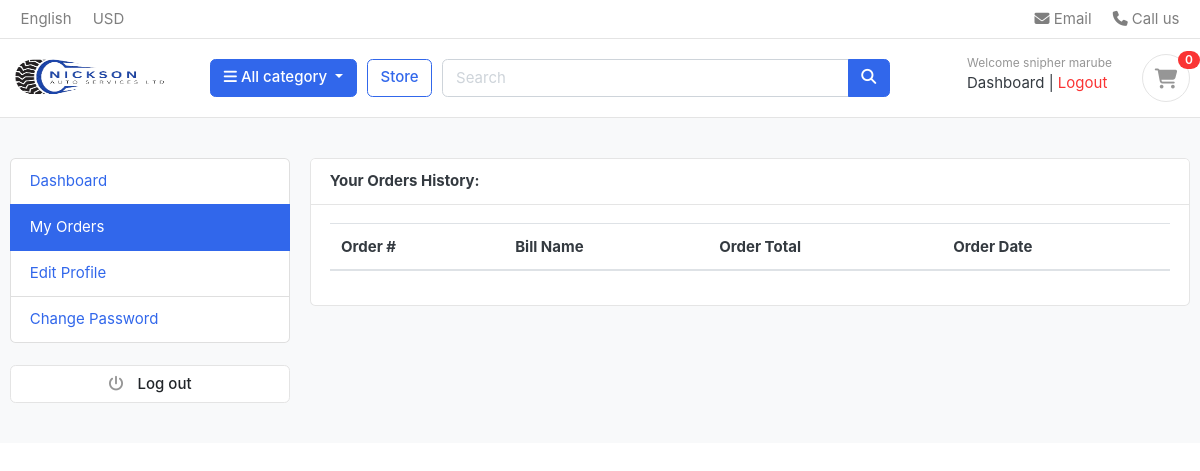
Page /accounts/my_orders/ (signed in) on the earlier database version.
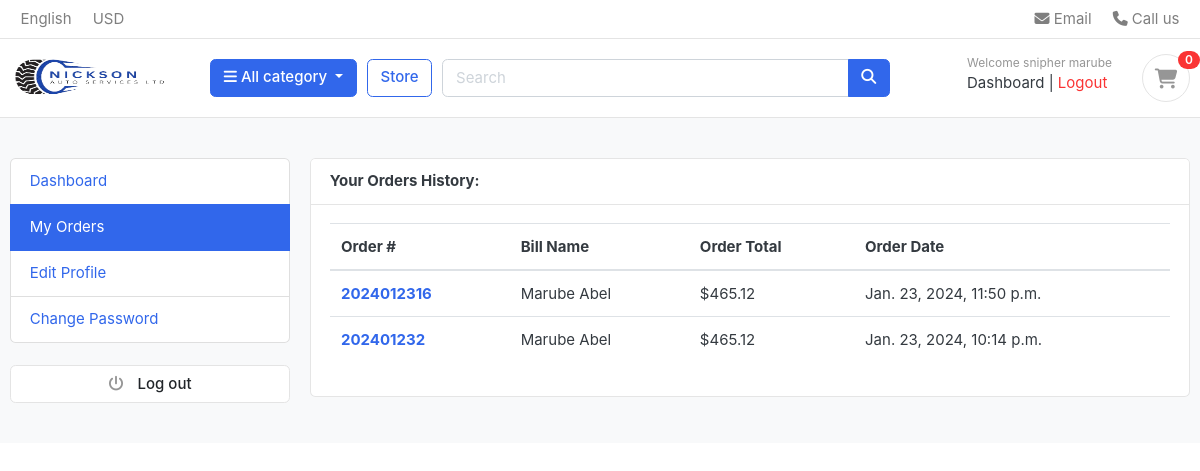
Same page on the later database version.
### accounts/models.py (models this page shows, shortened)
class Account(AbstractUser):
    first_name = models.CharField(max_length=255)
    last_name = models.CharField(max_length=255)
    username = models.CharField(max_length=255, unique=True) # unique=True means that no two users can have the same username
    email = models.EmailField(unique=True) # unique=True means that no two users can have the same email address
    phone_number = models.CharField(max_length=15)
    is_vendor = models.BooleanField(default=False)
    USERNAME_FIELD = 'email' # username field
    REQUIRED_FIELDS = ['username', 'first_name', 'last_name'] # required when user is created

### orders/models.py (models this page shows, shortened)
class Order(models.Model):
    STATUS = (
        ('New', 'New'),
        ('Accepted', 'Accepted'),
        ('Completed', 'Completed'),
        ('Cancelled', 'Cancelled'),
    )
    user = models.ForeignKey(Account, on_delete=models.SET_NULL, null=True)
    payment = models.ForeignKey(Payment, on_delete=models.SET_NULL, blank=True, null=True)
    order_number = models.CharField(max_length=20)
    first_name = models.CharField(max_length=50)
    last_name = models.CharField(max_length=50)
    phone = models.CharField(max_length=20)
    email = models.EmailField(max_length=50)
    address_line_1 = models.CharField(max_length=50)
    address_line_2 = models.CharField(max_length=50, blank=True)
    county = models.CharField(max_length=50, blank=True)
    state = models.CharField(max_length=50, blank=True)
    city = models.CharField(max_length=50, blank=True)
    order_note = models.CharField(max_length=100, blank=True)
    order_total = models.FloatField()
    tax = models.FloatField()
    status = models.CharField(max_length=20, choices=STATUS, default='New')
    ip = models.CharField(max_length=20, blank=True)
    is_ordered = models.BooleanField(default=False)
    created_at = models.DateTimeField(auto_now_add=True)
    updated_at = models.DateTimeField(auto_now=True)
    def full_name(self):
        return f'{self.first_name} {self.last_name}'

### accounts/views.py (the view)
# urls.py: path('my_orders/', views.my_orders, name='my_orders'),
@login_required(login_url='login')
def my_orders(request):
    orders = Order.objects.filter(user=request.user, is_ordered=True).order_by('-created_at')
    context = {
        'orders': orders,
    }
    return render(request, 'accounts/my_orders.html', context)

### carts/context_processors.py (called while the page is built)
def counter(request):
    item_count = 0
    if 'admin' in request.path:
        return {}
    else:
        try:
            cart = Cart.objects.filter(cart_id=_cart_id(request)) # get the cart using the cart_id present in the session
            if request.user.is_authenticated:
                cart_items = CartItem.objects.all().filter(user=request.user)
            else:
                cart_items = CartItem.objects.all().filter(cart=cart[:1]) # get all the cart items using the cart
            for cart_item in cart_items:
                item_count += cart_item.quantity
        except Cart.DoesNotExist:
            item_count = 0
    return dict(item_count=item_count)

### carts/views.py (called while the page is built)
def _cart_id(request):
    cart = request.session.session_key
    if not cart:
        cart = request.session.create()
    return cart

### category/context_processors.py (called while the page is built)
def menu_links(request):
    links = Category.objects.all()
    return dict(links=links)

### category/models.py (called while the page is built)
    def get_url(self):
        return reverse('products_by_category', args=[self.slug])

### templates/accounts/my_orders.html (shortened to what this page needs)
{% extends 'base.html' %}
{% load static %}
{% block content %}
<section class="section-conten padding-y bg">
  <div class="container">
    <div class="row">
      {% include 'includes/dashboard_sidebar.html' %}
      <main class="col-md-9">
        <article class="card">
          <header class="card-header">
            <strong class="d-inline-block mr-3">Your Orders History:</strong>
          </header>
          <div class="card-body">
            <div class="row">
              <div class="col-md-12">
                <table class="table table-hover">
                    <thead>
                      <tr>
                        <th scope="col">Order #</th>
                        <th scope="col">Bill Name</th>
                        <th scope="col">Order Total</th>
                        <th scope="col">Order Date</th>
                      </tr>
                    </thead>
                    <tbody>
                        {% for order in orders %}
                      <tr>
                        <th scope="row"> <a href="{% url 'order_detail' order.order_number %}"> {{order.order_number}} </a></th>
                        <td> {{order.full_name}} </td>
                        <td> ${{order.order_total}} </td>
                        <td> {{order.created_at}} </td>
                      </tr>
                      {% endfor %}
                    </tbody>
                  </table>
              </div>
            </div>
          </div>
        </article>
      </main>
    </div>
  </div>
</section>
{% endblock %}

### templates/base.html (shortened to what this page needs)
{% load static %}
<!DOCTYPE html>
<html>
  <head>
    <link
      href="{% static 'css/bootstrap.css' %}"
      rel="stylesheet"
      type="text/css"
    />
    <link
      href="{% static 'fonts/fontawesome/css/all.min.css' %}"
      type="text/css"
      rel="stylesheet"
    />
    <link href="{% static 'css/ui.css' %}" rel="stylesheet" type="text/css" />
    <link
      href="{% static 'css/custom.css' %}"
      rel="stylesheet"
      type="text/css"
    />
    <link
      href="{% static 'css/responsive.css' %}"
      rel="stylesheet"
      media="only screen and (max-width: 1200px)"
    />
  </head>
  <body>
    {% include 'includes/navbar.html' %} {% block content %}{% endblock %}
  </body>
</html>

### templates/includes/navbar.html (shortened to what this page needs)
{% load static %}
<header class="section-header">
  <nav class="navbar p-md-0 navbar-expand-sm navbar-light border-bottom">
    <div class="container">
      <div class="collapse navbar-collapse" id="navbarTop4">
        <ul class="navbar-nav mr-auto">
          <li class="nav-item dropdown">
            <a href="#" class="nav-link"> English </a>
          </li>
          <li class="nav-item dropdown">
            <a href="#" class="nav-link"> USD </a>
          </li>
        </ul>
        <ul class="navbar-nav">
          <li>
            <a href="#" class="nav-link">
              <i class="fa fa-envelope"></i> Email
            </a>
          </li>
          <li>
            <a href="#" class="nav-link">
              <i class="fa fa-phone"></i> Call us
            </a>
          </li>
        </ul>
      </div>
    </div>
  </nav>
  <section class="header-main border-bottom">
    <div class="container">
        <div class="row align-items-center">
            <div class="col-lg-2 col-md-3 col-6">
                <a href="{% url 'home' %}" class="brand-wrap">
                    <img class="logo" src="{% static 'images/logo1.png' %}" style="width: 160px;" alt="Logo"/>
                </a>
            </div>
            <div class="col-lg col-sm col-md col-6 flex-grow-0">
                <div class="category-wrap dropdown d-inline-block float-right">
                    <button type="button" class="btn btn-primary dropdown-toggle" data-toggle="dropdown">
                        <i class="fa fa-bars"></i> All category
                    </button>
                </div>
            </div>
            <a href="{% url 'store' %}" class="btn btn-outline-primary">Store</a>
            <div class="col-lg col-md-6 col-sm-12 col">
                <form action="{% url 'search' %}" class="search" method="GET">
                    <div class="input-group w-100">
                        <input type="text" class="form-control" style="width: 60%" placeholder="Search" name="keyword"/>
                        <div class="input-group-append">
                            <button class="btn btn-primary" type="submit">
                                <i class="fa fa-search"></i>
                            </button>
                        </div>
                    </div>
                </form>
            </div>
            <div class="col-lg-3 col-sm-6 col-8 order-2 order-lg-3">
                <div class="d-flex justify-content-end mb-3 mb-lg-0">
                    <div class="widget-header">
                        <div>
                            {% if request.user.is_authenticated %}
                                <small class="title text-muted">Welcome {{ user.first_name }} {{ user.last_name }}</small>
                                <a href="{% url 'dashboard' %}">Dashboard</a>
                                <span class="dark-transp"> | </span>
                                <a class="text-danger" type="button" href="{% url 'logout' %}">Logout</a>
                            {% else %}
                                <small class="title text-muted">Welcome Guest</small>
                                <a href="{% url 'login' %}">Sign in</a>
                                <span class="dark-transp"> | </span>
                                <a href="{% url 'register' %}">Register</a>
                            {% endif %}
                        </div>
                    </div>
                    <a href="{% url 'cart' %}" class="widget-header pl-3 ml-3">
                        <div class="icon icon-sm rounded-circle border">
                            <i class="fa fa-shopping-cart"></i>
                        </div>
                        <span class="badge badge-pill badge-danger notify">
                            {{ item_count }}
                        </span>
                    </a>
                </div>
            </div>
        </div>
    </div>
</section>
</header>

### templates/includes/dashboard_sidebar.html
<aside class="col-md-3">
    <ul class="list-group">
      <a class="list-group-item {% if '/accounts/' == request.path %}active{% endif %}" href="{% url 'dashboard' %}"> Dashboard </a>
      <a class="list-group-item {% if '/my_orders/' in request.path %}active{% endif %}" href="{% url 'my_orders' %}"> My Orders </a>
      <a class="list-group-item {% if '/edit_profile/' in request.path %}active{% endif %}" href="{% url 'edit_profile' %}"> Edit Profile </a>
      <a class="list-group-item {% if '/change_password/' in request.path %}active{% endif %}" href="{% url 'change_password' %}">Change Password </a>
    </ul>
    <br />
    <a class="btn btn-light btn-block" href="{% url 'logout' %}">
      <i class="fa fa-power-off"></i> <span class="text">Log out</span>
    </a>
  </aside>

### static/css/ui.css (style rules this page uses)
html { font-family: "Inter", sans-serif; font-size: 15px; }
.icon-xs, .icon-sm, .icon-md, .icon-lg { display: inline-block; text-align: center; flex-shrink: 0; flex-grow: 0; }
.icon-sm { width: 48px; height: 48px; line-height: 48px !important; font-size: 20px; }
.padding-y { padding-top: 40px; padding-bottom: 40px; }
article:after, .form-group:after { display: block; clear: both; content: ""; }
.bg { background-color: #f8f9fa; }
.header-main { position: relative; padding-top: 1rem; padding-bottom: 1rem; }
.brand-wrap .logo, .navbar-brand .logo { margin-right: 7px; max-height: 42px; display: inline-block; }
.widget-header { display: inline-block; vertical-align: middle; position: relative; }
.widget-header a { color: #343a40; }
.widget-header i { color: #969696; }
.widget-header .title { display: block; }
.widget-header .notify { position: absolute; top: -3px; right: -10px; }
.btn-light { background-color: #fff; border-color: #e4e4e4; }
.btn-light i { color: #969696; }
.btn i + .text { margin-left: 10px; }
.notify { position: absolute; top: -4px; right: -10px; display: inline-block; padding: 0.25em 0.6em; font-size: 12px; line-height: 1; text-align: center; border-radius: 3rem; color: #fff; background-color: #fa3434; }

Differences in the rows shown:
added Order: order_number "2024012316", full_name "Marube Abel", order_total "465.12", created_at "Jan. 23, 2024, 11:50 p.m."
added Order: order_number "202401232", full_name "Marube Abel", order_total "465.12", created_at "Jan. 23, 2024, 10:14 p.m."
